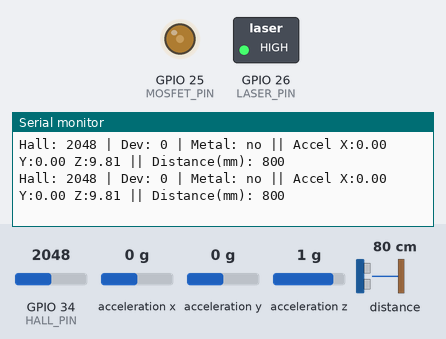
A sketch run on a simulated ESP32. Shown: switched loads named in the sketch (green lamp = pin HIGH), output pins drawn as LEDs (lit = HIGH), the last lines printed to the serial monitor. The test bench sets the inputs (shaded band); at power-on: distance to the obstacle 80 cm, GPIO 34 (HALL_PIN) = 2048, acceleration x 0 g, acceleration y 0 g, acceleration z 1 g (analog values on the 0–4095 scale). WiFi joins after 1.5 s; servers stay silent unless stated.

Above: at 4.4 s.
4.5 s: distance to the obstacle set to 250 cm
At 4.7 s:
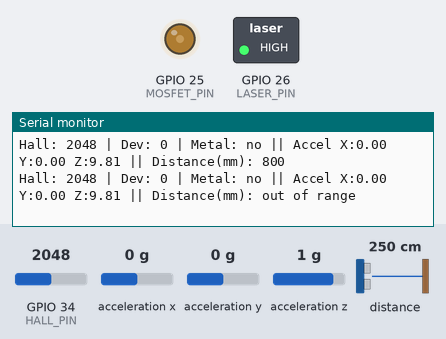
6.6 s: GPIO 34 (HALL_PIN) set to 2113
At 6.95 s:
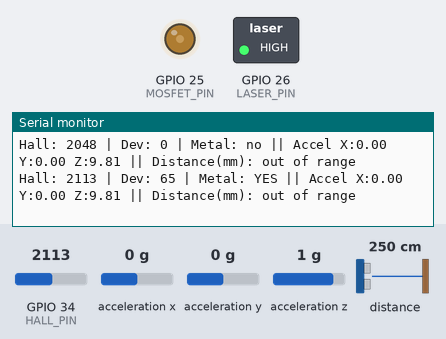
8.8 s: distance to the obstacle set to 2 cm
At 9.01 s:
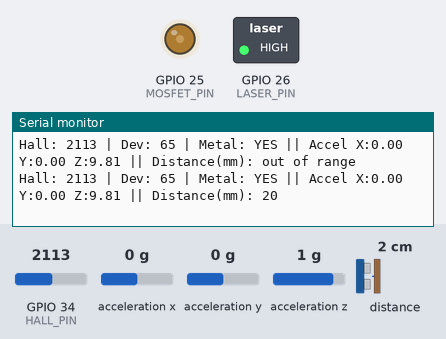

The sketch:

firmware.ino
```cpp
#include <Wire.h>
#include <WiFi.h>
#include <WebServer.h>
#include <Adafruit_Sensor.h>
#include <Adafruit_ADXL345_U.h>
#include <Adafruit_VL53L0X.h>

// ---------- WiFi Credentials (update before flashing) ----------
const char* WIFI_SSID     = "Vatsalya";
const char* WIFI_PASSWORD = "1234567890";

// ---------- Pin Definitions ----------
const int MOSFET_PIN = 25;
const int HALL_PIN   = 34;
const int LASER_PIN  = 26;

// ---------- PWM config for electromagnet (ESP32 core 3.x LEDC API) ----------
const int PWM_FREQ       = 5000;
const int PWM_RESOLUTION = 8;
int electromagnetDuty    = 80;

// ---------- Sensor Objects ----------
Adafruit_ADXL345_Unified accel = Adafruit_ADXL345_Unified(12345);
Adafruit_VL53L0X tof = Adafruit_VL53L0X();

// ---------- Hall Sensor Baseline ----------
int hallBaseline = 0;
const int SAMPLE_COUNT = 50;
const int THRESHOLD = 30;

// ---------- HTTP Server ----------
WebServer server(80);

// ---------- Cached readings — updated every loop(), served via HTTP ----------
volatile int   g_hall          = 0;
volatile int   g_deviation     = 0;
volatile bool  g_metalDetected = false;
volatile float g_ax            = 0.0f;
volatile float g_ay            = 0.0f;
volatile float g_az            = 0.0f;
volatile int   g_distanceMM    = -1;
volatile unsigned long g_ts    = 0;

// ---------- HTTP: GET /sensors ----------
void handleSensors() {
  String json = "{";
  json += "\"hall\":"          + String(g_hall)                          + ",";
  json += "\"deviation\":"     + String(g_deviation)                     + ",";
  json += "\"metalDetected\":" + String(g_metalDetected ? "true":"false") + ",";
  json += "\"ax\":"            + String(g_ax, 4)                         + ",";
  json += "\"ay\":"            + String(g_ay, 4)                         + ",";
  json += "\"az\":"            + String(g_az, 4)                         + ",";
  json += "\"distanceMM\":"    + String(g_distanceMM)                    + ",";
  json += "\"timestamp\":"     + String(g_ts);
  json += "}";

  server.sendHeader("Access-Control-Allow-Origin",  "*");
  server.sendHeader("Access-Control-Allow-Methods", "GET, OPTIONS");
  server.sendHeader("Cache-Control",                "no-cache");
  server.send(200, "application/json", json);
}

void handleOptions() {
  server.sendHeader("Access-Control-Allow-Origin",  "*");
  server.sendHeader("Access-Control-Allow-Methods", "GET, OPTIONS");
  server.sendHeader("Access-Control-Allow-Headers", "Content-Type");
  server.send(204);
}

void handleRoot() {
  server.sendHeader("Access-Control-Allow-Origin", "*");
  server.send(200, "text/plain",
    "NIOT Seafloor Sensor Node\nGET /sensors  -> JSON sensor data\n");
}

// ---------- Calibration ----------
int calibrateHallBaseline() {
  long sum = 0;
  for (int i = 0; i < SAMPLE_COUNT; i++) {
    sum += analogRead(HALL_PIN);
    delay(10);
  }
  return sum / SAMPLE_COUNT;
}

void setup() {
  Serial.begin(115200);
  Wire.begin(21, 22); // SDA=21, SCL=22

  analogReadResolution(12);
  analogSetPinAttenuation(HALL_PIN, ADC_11db);

  pinMode(HALL_PIN, INPUT);
  pinMode(LASER_PIN, OUTPUT);
  digitalWrite(LASER_PIN, HIGH);

  ledcAttach(MOSFET_PIN, PWM_FREQ, PWM_RESOLUTION);
  ledcWrite(MOSFET_PIN, 0);

  // ---- Init ADXL345 ----
  if (!accel.begin()) {
    Serial.println("ADXL345 not detected. Check wiring!");
    while (1) delay(10);
  }
  accel.setRange(ADXL345_RANGE_4_G);
  Serial.println("ADXL345 initialized.");

  // ---- Init VL53L0X ----
  if (!tof.begin()) {
    Serial.println("VL53L0X not detected. Check wiring!");
    while (1) delay(10);
  }
  Serial.println("VL53L0X initialized.");

  // ---- Hall diagnostic ----
  delay(200);
  int hallOff = analogRead(HALL_PIN);
  Serial.print("Hall reading, electromagnet OFF: ");
  Serial.println(hallOff);
  if (hallOff >= 4090) {
    Serial.println("WARNING: Hall pinned at max even with electromagnet OFF.");
    Serial.println("-> Check sensor type / supply voltage into ESP32 ADC.");
  }

  ledcWrite(MOSFET_PIN, electromagnetDuty);
  delay(1000);
  int hallOn = analogRead(HALL_PIN);
  Serial.print("Hall reading, electromagnet ON (duty=");
  Serial.print(electromagnetDuty);
  Serial.print("): ");
  Serial.println(hallOn);
  if (hallOn >= 4090) {
    Serial.println("STILL SATURATED — lower electromagnetDuty or increase physical distance.");
  }

  hallBaseline = calibrateHallBaseline();
  Serial.print("Hall baseline (with electromagnet on): ");
  Serial.println(hallBaseline);

  // ---- WiFi ----
  Serial.print("Connecting to WiFi: ");
  Serial.print(WIFI_SSID);
  WiFi.begin(WIFI_SSID, WIFI_PASSWORD);
  unsigned long wifiStart = millis();
  while (WiFi.status() != WL_CONNECTED && millis() - wifiStart < 15000) {
    delay(500);
    Serial.print(".");
  }
  if (WiFi.status() == WL_CONNECTED) {
    Serial.println("\nWiFi connected.");
    Serial.print("Dashboard: update vite.config.js ESP32_IP to: ");
    Serial.println(WiFi.localIP());
    Serial.print("Test endpoint: http://");
    Serial.print(WiFi.localIP());
    Serial.println("/sensors");
  } else {
    Serial.println("\nWiFi failed — running serial-only mode.");
  }

  // ---- HTTP routes ----
  server.on("/",        HTTP_GET,     handleRoot);
  server.on("/sensors", HTTP_GET,     handleSensors);
  server.on("/sensors", HTTP_OPTIONS, handleOptions);
  server.onNotFound([]() { server.send(404, "text/plain", "Not found"); });
  server.begin();
  Serial.println("HTTP server started.");
}

void loop() {
  server.handleClient();

  // ---------- Hall ----------
  int hallReading  = analogRead(HALL_PIN);
  int deviation    = abs(hallReading - hallBaseline);
  bool metalDetected = deviation > THRESHOLD;

  // ---------- ADXL345 ----------
  sensors_event_t event;
  accel.getEvent(&event);

  // ---------- VL53L0X ----------
  VL53L0X_RangingMeasurementData_t measure;
  tof.rangingTest(&measure, false);
  int distanceMM = (measure.RangeStatus != 4) ? (int)measure.RangeMilliMeter : -1;

  // ---------- Update globals (read by HTTP handler) ----------
  g_hall          = hallReading;
  g_deviation     = deviation;
  g_metalDetected = metalDetected;
  g_ax            = event.acceleration.x;
  g_ay            = event.acceleration.y;
  g_az            = event.acceleration.z;
  g_distanceMM    = distanceMM;
  g_ts            = millis();

  // ---------- Serial ----------
  Serial.print("Hall: ");    Serial.print(hallReading);
  Serial.print(" | Dev: ");  Serial.print(deviation);
  Serial.print(" | Metal: ");Serial.print(metalDetected ? "YES" : "no");
  Serial.print(" || Accel X:"); Serial.print(event.acceleration.x);
  Serial.print(" Y:"); Serial.print(event.acceleration.y);
  Serial.print(" Z:"); Serial.print(event.acceleration.z);
  Serial.print(" || Distance(mm): ");
  if (distanceMM >= 0) Serial.print(distanceMM);
  else                 Serial.print("out of range");
  Serial.println();

  delay(150);
}
```

Measured:
- the behaviour switches between 2078 and 2079 on GPIO 34 (HALL_PIN) (found by bisection; images 1 and 2)
- after the input at 4.5 s, the serial monitor: prints a new line after 0.05 s (image 1)
- after the input at 6.6 s, the serial monitor: prints a new line after 0.20 s (image 2)
- after the input at 8.8 s, the serial monitor: prints a new line after 0.06 s (image 3)
